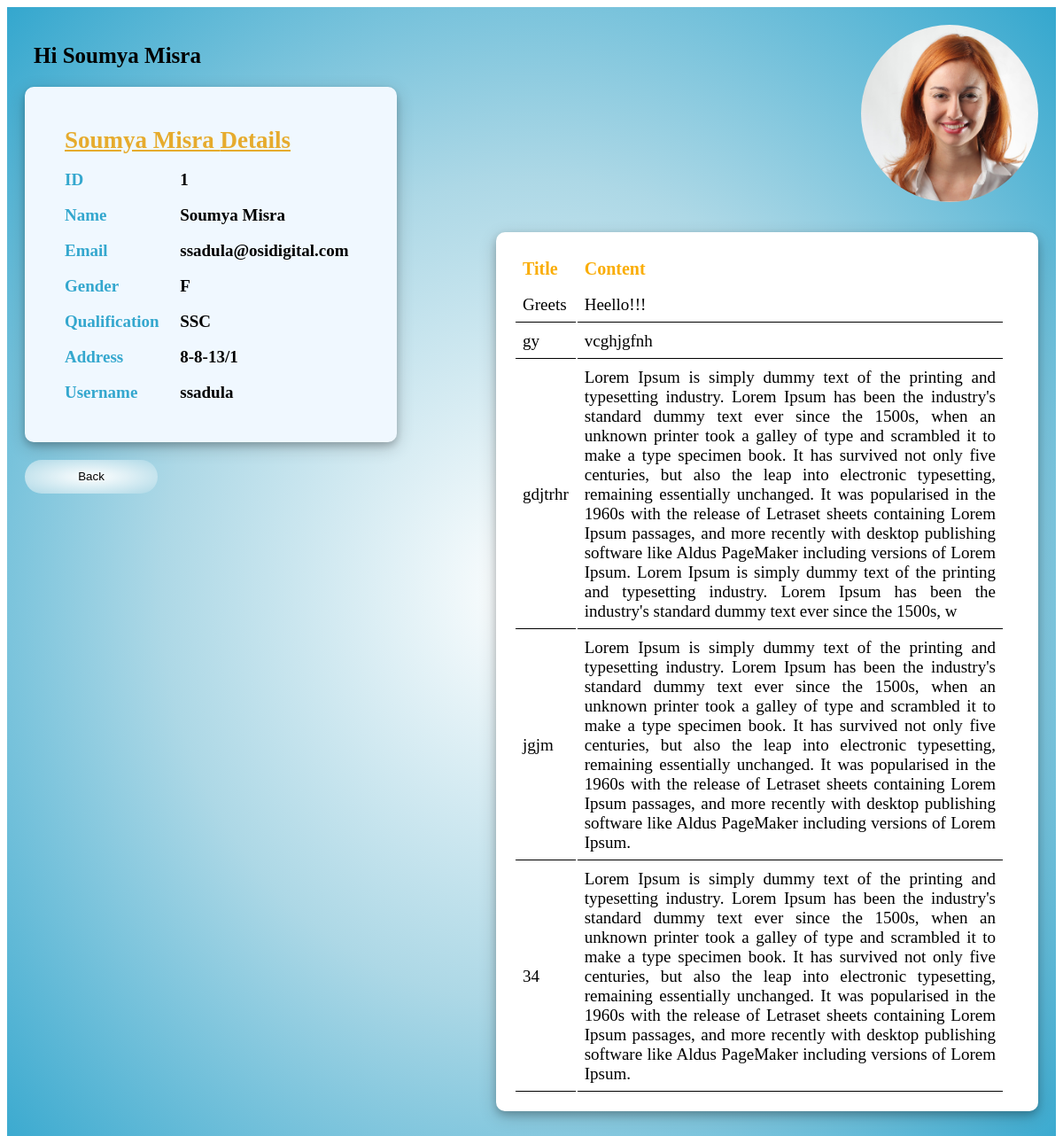
Screenshot of /app/home/details/user/1/ with the database file from the repository.
### student_management_app/models.py (models this page shows)
class User(models.Model):
    name=models.CharField(max_length=50)
    email=models.EmailField(unique=True)
    gender=models.CharField(max_length=6)
    phoneNumber=models.BigIntegerField(max_length=10)
    Qualification = models.CharField(max_length=20)
    Address = models.TextField(max_length=120)
    username = models.CharField(max_length=30,unique=True)
    password=models.CharField(max_length=100)
    image = models.ImageField(upload_to='images',default="C:/Users/ssadula/Pictures/StudentManagamentProject/media/images/p1.png")

class BlogPost(models.Model):
    title = models.CharField(max_length=200)
    content = models.TextField()
    author = models.ForeignKey(User, on_delete=models.CASCADE)
    status = models.BooleanField(default=True)

### student_management_app/views.py (the view)
# urls.py: path('home/details/user/<int:id>/',views.adminUserDetails),
def adminUserDetails(request,id):
    user = User.objects.get(id=id)
    blogOfUser = BlogPost.objects.filter(author_id = user)
    context = {
        'blogs':blogOfUser,
        'user' : user
    }
    return render(request,"AdminAccesUser.html",context)

### student_management_app/Templates/AdminAccesUser.html (shortened to what this page needs)
<!DOCTYPE html>
<html lang="en">
<head>
</head>
<body>
    <div class="whole-page">
        <div class="page-container">
            <div class="left-container">
                <div class="top">
                    <h2>Hi {{ user.name}}</h2>
                </div>
                <table class="table-style">
                    <tr>
                        <th class="colms" id="userheading" colspan="2">{{user.name}} Details</th>
                    </tr>
                    <tr>
                        <td class="colms">ID</td>
                        <td class="result">{{user.id}}</td>
                    </tr>
                    <tr>
                        <td class="colms">Name</td>
                        <td class="result">{{user.name}}</td>
                    </tr>
                    <tr>
                        <td class="colms">Email</td>
                        <td class="result">{{user.email}}</td>
                    </tr>
                    <tr>
                        <td class="colms">Gender</td>
                        <td class="result">{{user.gender}}</td>
                    </tr>
                    <tr>
                        <td class="colms">Qualification</td>
                        <td class="result">{{user.Qualification}}</td>
                    </tr>
                    <tr>
                        <td class="colms">Address</td>
                        <td class="result">{{user.Address}}</td>
                    </tr>
                    <tr>
                        <td class="colms">Username</td>
                        <td class="result">{{user.username}}</td>
                    </tr>
                </table>
                <div class="btns">
                    <button type="submit" class="logout-button"><a href="http://127.0.0.1:8000/app/home/details/">Back</a></button>
                </div>
            </div>
            <div class="right-container">
                <div class="image-container">
                    <img src="{{ user.image.url }}" class="profile-img"><br>
                </div>
                <div class="blog-container">
                    {% if not blogs %}
                    <h3>No Blogs to display</h3>
                    {% else  %}
                    <table>
                        <tr>
                            <th class="blog-table-th">Title</th>
                            <th class="blog-table-th">Content</th>
                            <th class="blog-table-th"></th>
                        </tr>
                        {%for blog in blogs%}
                        {% if blog.status %}
                        <tr>
                            <td class="blog-td">{{blog.title}}</td>
                            <td class="blog-td">{{blog.content}}</td>
                        </tr>
                        {% endif %}
                        {%endfor%}
                    </table>
                    {% endif %}
                </div>
        </div>
    </div>
</body>
</html>

### student_management_app/Templates/AdminAccesUser.html (style rules this page uses)
body { min-height: 100vh; }
.whole-page { margin: 0px; padding: 20px; background-image: radial-gradient(white,lightblue,rgb(52, 167, 206)); min-height: 100vh; font-family: Georgia, 'Times New Roman', Times, serif; box-sizing: border-box; }
a { text-decoration: none; color: black; }
.logout-button { background-image: radial-gradient(white,lightblue); width: 150px; height: 38px; text-align: center; border-width: 0px; border-radius: 20px; }
h2 { color: black; margin-left: 10px; font-size: 25px; }
.table-style { top: 70px; border-radius: 10px; background-color: aliceblue; height: fit-content; padding: 35px; box-shadow: 0 4px 8px 0 rgba(0, 0, 0, 0.2), 0 6px 20px 0 rgba(0, 0, 0, 0.19); margin-bottom: 20px; }
td { font-size: 19px; padding: 8px; }
.colms { font-family: Georgia, 'Times New Roman', Times, serif; color: rgb(52, 167, 206); font-weight: bold; font-size: 19px; width: fit-content; }
.result { font-weight: bold; font-size: 19px; }
th { text-align: left; padding: 8px; text-decoration: underline; }
#userheading { font-size: 27px; color: rgb(230, 171, 45); }
.blog-container { width: 50%; margin-top: 30px; background-color: white; margin-bottom: 50px; padding: 20px; box-shadow: 0 4px 8px 0 rgba(0, 0, 0, 0.2), 0 6px 20px 0 rgba(0, 0, 0, 0.19); border-radius: 10px; text-align: left; }
.profile-img { width: 200px; height: 200px; border-radius: 150px; }
.page-container { width: 100%; display: flex; flex-direction: row; justify-content: space-between; }
.left-container { display: flex; width: 35%; flex-direction: column; position: fixed; }
.blog-td { border-bottom: 1px solid black; text-align: justify; }
.blog-table-th { text-decoration: none; color: rgb(250, 173, 6); font-weight: bolder; font-size: 20px; }
.right-container { width: 100%; text-align: right; display: flex; flex-direction: column; justify-content: end; align-items: flex-end; }

### rows the page displays
User: name "Soumya Misra", id "1", email "ssadula@osidigital.com", gender "F", Qualification "SSC", Address "8-8-13/1", username "ssadula", image (picture)
BlogPost: title "Greets", content "Heello!!!"
BlogPost: title "gy", content "vcghjgfnh"
BlogPost: title "gdjtrhr", content "Lorem Ipsum is simply dummy text of the printing and typesetting industry. Lorem Ipsum has been the industry's standard dummy text ever since the 1500s, when an unknown printer took a galley of type and scrambled it to make a type specimen book. It has survived not only five centuries, but also the leap into electronic typesetting, remaining essentially unchanged. It was popularised in the 1960s with the release of Letraset sheets containing Lorem Ipsum passages, and more recently with desktop publishing software like Aldus PageMaker including versions of Lorem Ipsum. Lorem Ipsum is simply dummy text of the printing and typesetting industry. Lorem Ipsum has been the industry's standard…"
BlogPost: title "jgjm", content "Lorem Ipsum is simply dummy text of the printing and typesetting industry. Lorem Ipsum has been the industry's standard dummy text ever since the 1500s, when an unknown printer took a galley of type and scrambled it to make a type specimen book. It has survived not only five centuries, but also the leap into electronic typesetting, remaining essentially unchanged. It was popularised in the 1960s with the release of Letraset sheets containing Lorem Ipsum passages, and more recently with desktop publishing software like Aldus PageMaker including versions of Lorem Ipsum."
BlogPost: title "34", content "Lorem Ipsum is simply dummy text of the printing and typesetting industry. Lorem Ipsum has been the industry's standard dummy text ever since the 1500s, when an unknown printer took a galley of type and scrambled it to make a type specimen book. It has survived not only five centuries, but also the leap into electronic typesetting, remaining essentially unchanged. It was popularised in the 1960s with the release of Letraset sheets containing Lorem Ipsum passages, and more recently with desktop publishing software like Aldus PageMaker including versions of Lorem Ipsum."
